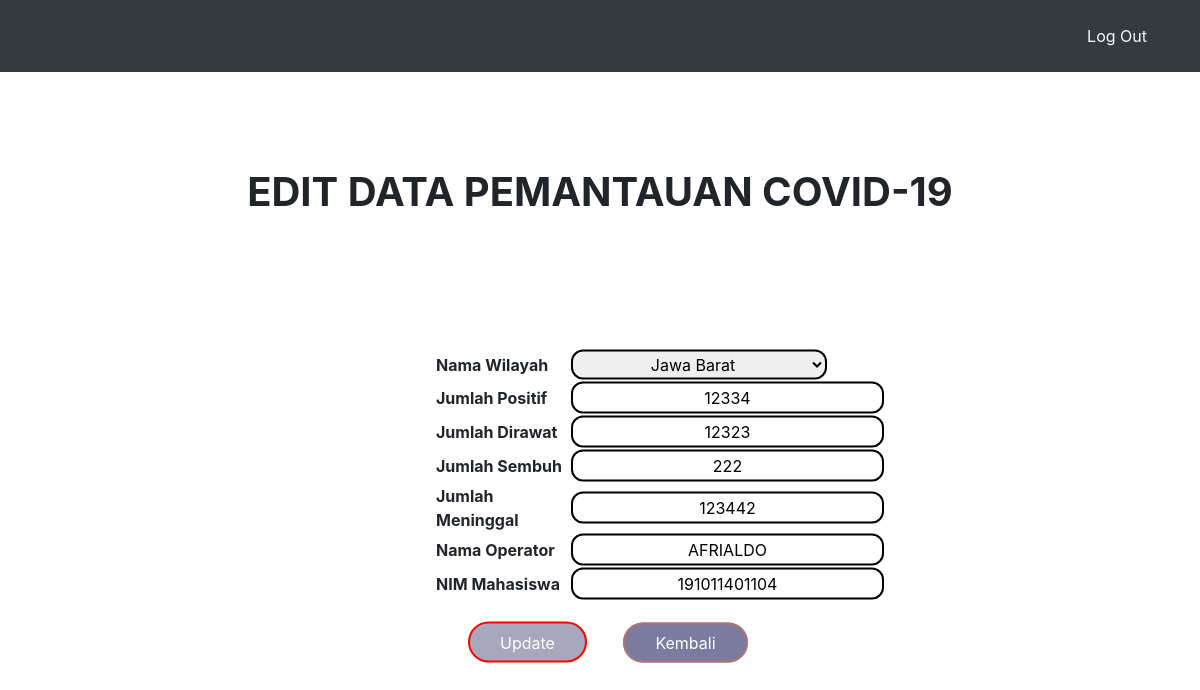
Screenshot of /editform.php?id=3 with the database file from the repository.
### tables this page shows
CREATE TABLE `data` (
  `id` int(11) NOT NULL,
  `nama_wilayah` varchar(200) NOT NULL,
  `jumlah_positif` int(11) NOT NULL,
  `jumlah_dirawat` int(11) NOT NULL,
  `jumlah_sembuh` int(11) NOT NULL,
  `jumlah_meninggal` int(11) NOT NULL,
  `nama_operator` varchar(200) NOT NULL,
  `nim_mahasiswa` bigint(20) NOT NULL
);

### editform.php (the view, shortened to what this page needs)
<?php
$id = $_GET['id'];
include('koneksi.php');
$query = "SELECT * FROM data WHERE id='$id'";
$result = mysqli_query($con, $query);
?>
<!DOCTYPE html>
<html lang="en">
<head>
<link rel="stylesheet" href="https://stackpath.bootstrapcdn.com/bootstrap/4.1.3/css/bootstrap.min.css">
 <link rel="stylesheet" href="style.css">
</head>
<body>
<nav class='navbar navbar-expand-lg navbar-dark bg-dark text-light '>
    <div class="container">
        <ul class="navbar-nav ml-auto pt-2 pb-2">
            <li class="nav-item ml-4">
                <a href="logout.php" class="nav-link text-light"> Log Out </a>
            </li>
        </ul>
    </div>
</nav>
<div class="" style="height:90vh">
  <div class="container">
    <h1 align="center"><b><br><br>EDIT DATA PEMANTAUAN COVID-19</b></h1>
        <div class="content">
        <form method="get" action="edit.php">
        	<?php
			 while ($row = mysqli_fetch_assoc($result)) {
                $wilayah = $row['nama_wilayah'];
 			?>
        <table><br><br><br>
            <tr><td><b> Nama Wilayah </b></td><td>
                <select name="nama_wilayah" value="<?php echo $row['nama_wilayah']; ?>">
                    <option value="Jawa Barat" <?php if ($wilayah == "Jawa Barat") { echo "selected"; } ?>>Jawa Barat</option>
                </select>
            </td></tr>
            <tr><td><b> Jumlah Positif </b></td><td><input type="text" size="24" name="jumlah_positif" value="<?php echo $row['jumlah_positif']; ?>"></td></tr>
            <tr><td><b> Jumlah Dirawat </b></td><td><input type="text" size="24" name="jumlah_dirawat" value="<?php echo $row['jumlah_dirawat']; ?>"></td></tr>
            <tr><td><b> Jumlah Sembuh  </b></td><td><input type="text" size="24" name="jumlah_sembuh" value="<?php echo $row['jumlah_sembuh']; ?>"></td></tr>
            <tr><td><b> Jumlah Meninggal </b></td><td><input type="text" size="24" name="jumlah_meninggal" value="<?php echo $row['jumlah_meninggal']; ?>"></td></tr>
            <tr><td><b> Nama Operator </b></td><td><input type="text" size="24" name="nama_operator" value="<?php echo $row['nama_operator']; ?>"></td></tr>
            <tr><td><b> NIM Mahasiswa </b></td><td><input type="text" size="24" name="nim_mahasiswa" value="<?php echo $row['nim_mahasiswa']; ?>"></td></tr>
            <tr><td colspan="5"><button type="submit" name="" value="edit" style="margin-left:2pc;">Update</button>
            <a href="index.php" style="margin-left:2pc;">Kembali</a></td></tr>
        </table>
    </div>
    <?php
	}
	?>
  </div>
</div>
</body>
</html>

### style.css (style rules this page uses)
.content { position: absolute; left: 55%; top: 60%; transform: translate(-50%,-50%); padding: 20px 25px; width: 500px; }
.content input { text-align: center; border: 2px solid black; padding: 2px 10px; color: black; border-radius: 12px; transition: 0.25s; cursor: pointer; }
.content select { text-align: center; border: 2px solid black; padding: 2px 10px; color: black; border-radius: 12px; transition: 0.25s; cursor: pointer; }
.content button { border: 0; background: rgb(167, 167, 189); margin: 20px auto; text-align: center; border: 2px solid red; padding: 6.5px 30px; outline: none; color: white; border-radius: 24px; transition: 0.25s; cursor: pointer; }
.content a { border: 0; background: rgb(123, 123, 160); margin: 20px auto; text-align: center; border: 2px solid rgb(175, 117, 117); padding: 8px 30px; outline: none; color: white; border-radius: 24px; transition: 0.25s; cursor: pointer; }

### editform.php (style rules this page uses)
body { background-image: url(./1.jpg); background-size: cover; background-repeat: no-repeat; background-position: center; background-attachment: fixed; height: 100%; }

### rows the page displays
data: nama_wilayah "Jawa Barat", jumlah_positif "12334", jumlah_dirawat "12323", jumlah_sembuh "222", jumlah_meninggal "123442", nama_operator "AFRIALDO", nim_mahasiswa "191011401104"
